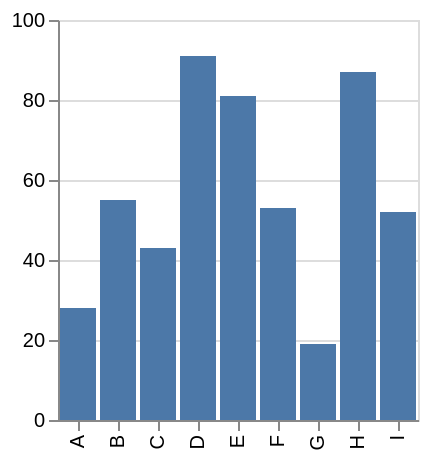

The Vega-Lite source for this figure:
### Vega specification from a JSON file in a GitHub repository (floating-point values rounded to 4 significant figures)
{"$schema": "https://vega.github.io/schema/vega/v5.json", "description": "Field definition's title is applied to both axis title and tooltip's field title. Meanwhile, axis.title is specific to axis.", "background": "white", "padding": 5, "height": 200, "style": "cell", "data": [{"name": "source_0", "values": [{"a": "A", "b": 28}, {"a": "B", "b": 55}, {"a": "C", "b": 43}, {"a": "D", "b": 91}, {"a": "E", "b": 81}, {"a": "F", "b": 53}, {"a": "G", "b": 19}, {"a": "H", "b": 87}, {"a": "I", "b": 52}]}, {"name": "data_0", "source": "source_0", "transform": [{"type": "stack", "groupby": ["a"], "field": "b", "sort": {"field": [], "order": []}, "as": ["b_start", "b_end"], "offset": "zero"}, {"type": "filter", "expr": "isValid(datum[\"b\"]) && isFinite(+datum[\"b\"])"}]}], "signals": [{"name": "x_step", "value": 20}, {"name": "width", "update": "bandspace(domain('x').length, 0.1, 0.05) * x_step"}], "marks": [{"name": "marks", "type": "rect", "style": ["bar"], "from": {"data": "data_0"}, "encode": {"update": {"tooltip": {"signal": "{\"a\": isValid(datum[\"a\"]) ? datum[\"a\"] : \"\"+datum[\"a\"], \"b\": format(datum[\"b\"], \"\")}"}, "fill": {"value": "#4c78a8"}, "ariaRoleDescription": {"value": "bar"}, "description": {"signal": "\"a: \" + (isValid(datum[\"a\"]) ? datum[\"a\"] : \"\"+datum[\"a\"]) + \"; b: \" + (format(datum[\"b\"], \"\"))"}, "x": {"scale": "x", "field": "a"}, "width": {"scale": "x", "band": 1}, "y": {"scale": "y", "field": "b_end"}, "y2": {"scale": "y", "field": "b_start"}}}}], "scales": [{"name": "x", "type": "band", "domain": {"data": "data_0", "field": "a", "sort": true}, "range": {"step": {"signal": "x_step"}}, "paddingInner": 0.1, "paddingOuter": 0.05}, {"name": "y", "type": "linear", "domain": {"data": "data_0", "fields": ["b_start", "b_end"]}, "range": [{"signal": "height"}, 0], "nice": true, "zero": true}], "axes": [{"scale": "y", "orient": "left", "gridScale": "x", "grid": true, "tickCount": {"signal": "ceil(height/40)"}, "domain": false, "labels": false, "aria": false, "maxExtent": 0, "minExtent": 0, "ticks": false, "zindex": 0}, {"scale": "x", "orient": "bottom", "grid": false, "labelAlign": "right", "labelAngle": 270, "labelBaseline": "middle", "zindex": 0}, {"scale": "y", "orient": "left", "grid": false, "labelOverlap": true, "tickCount": {"signal": "ceil(height/40)"}, "zindex": 0}]}
